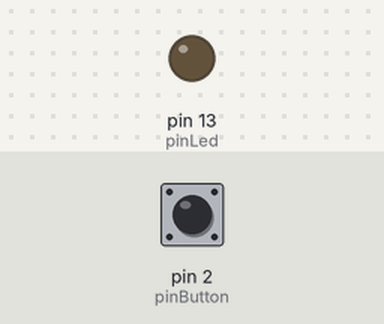
The sketch below on a simulated Arduino Uno, built with avr-gcc and run on an emulated ATmega328P. On the bench: output pins drawn as LEDs (lit = HIGH). The inputs (shaded band) are chosen by the test bench; at power-on: pin 2 (pinButton) LOW.

Above: at 1.2 s.
1.3 s: pin 2 (pinButton) pulled HIGH for 0.15 s
At 1.37 s:
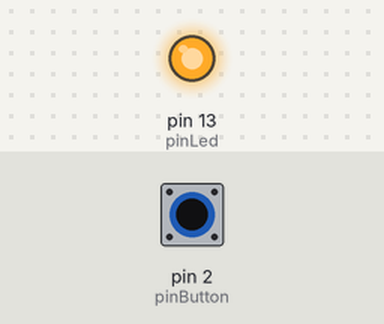
2.9 s: pin 2 (pinButton) pulled HIGH for 3.2 s
At 6.8 s:
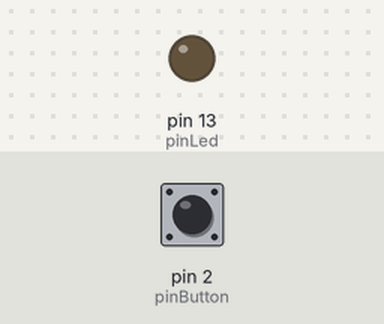
Timing chart, 0 to 8.3 s (numbered marks = the images above; inputs shaded):
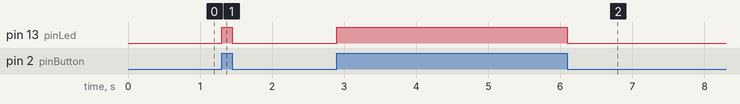

The sketch:

sistema_de_bot_o_interruptor1.ino
```cpp
const int pinButton = 2;
const int pinLed = 13;

int buttonState = 0;

void setup()
{
  pinMode(pinButton, INPUT);
  pinMode(pinLed, OUTPUT);
}

void loop()
{
  buttonState = digitalRead(pinButton);
  if(buttonState == HIGH) {
	digitalWrite(pinLed, HIGH);
  }
  else {
    digitalWrite(pinLed, LOW);
  }
}
```

Measured:
- after the input at 1.3 s, pin 13 (pinLed): LOW → HIGH at once, → LOW 0.15 s later
- after the input at 2.9 s, pin 13 (pinLed): LOW → HIGH at once, → LOW 3.2 s later
